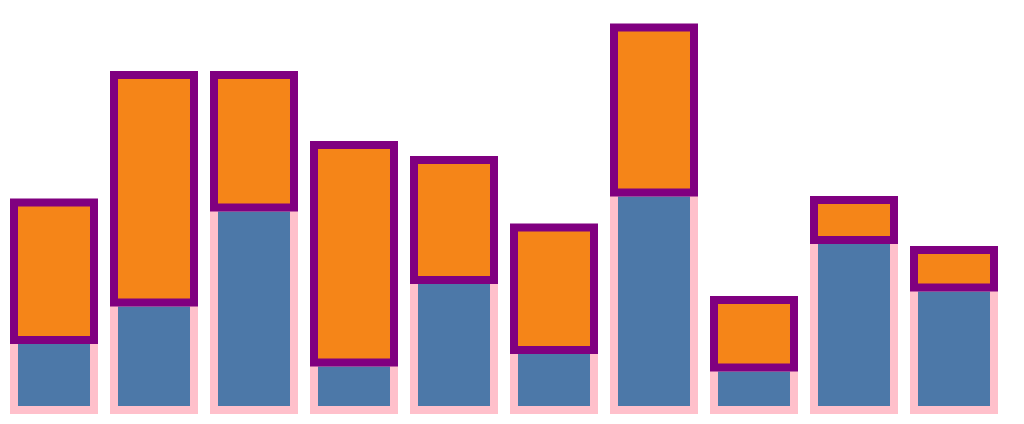

The Vega-Lite source for this figure:
### Vega specification from a JSON file in a GitHub repository (floating-point values rounded to 4 significant figures)
{"$schema": "https://vega.github.io/schema/vega/v5.json", "description": "A basic stacked bar chart example.", "width": 500, "height": 200, "padding": 5, "background": "white", "data": [{"name": "table", "values": [{"x": 0, "y": 28, "c": 0}, {"x": 0, "y": 55, "c": 1}, {"x": 1, "y": 43, "c": 0}, {"x": 1, "y": 91, "c": 1}, {"x": 2, "y": 81, "c": 0}, {"x": 2, "y": 53, "c": 1}, {"x": 3, "y": 19, "c": 0}, {"x": 3, "y": 87, "c": 1}, {"x": 4, "y": 52, "c": 0}, {"x": 4, "y": 48, "c": 1}, {"x": 5, "y": 24, "c": 0}, {"x": 5, "y": 49, "c": 1}, {"x": 6, "y": 87, "c": 0}, {"x": 6, "y": 66, "c": 1}, {"x": 7, "y": 17, "c": 0}, {"x": 7, "y": 27, "c": 1}, {"x": 8, "y": 68, "c": 0}, {"x": 8, "y": 16, "c": 1}, {"x": 9, "y": 49, "c": 0}, {"x": 9, "y": 15, "c": 1}], "transform": [{"type": "stack", "groupby": ["x"], "sort": {"field": "c"}, "field": "y"}]}], "scales": [{"name": "x", "type": "band", "range": "width", "domain": {"data": "table", "field": "x"}}, {"name": "y", "type": "linear", "range": "height", "nice": true, "zero": true, "domain": {"data": "table", "field": "y1"}}, {"name": "color", "type": "ordinal", "range": "category", "domain": {"data": "table", "field": "c"}}, {"name": "stroke-color", "type": "ordinal", "range": ["pink", "purple"], "domain": {"data": "table", "field": "c"}}], "marks": [{"type": "rect", "from": {"data": "table"}, "encode": {"enter": {"x": {"scale": "x", "field": "x"}, "width": {"scale": "x", "band": 1, "offset": -10}, "y": {"scale": "y", "field": "y0"}, "y2": {"scale": "y", "field": "y1"}, "fill": {"scale": "color", "field": "c"}, "stroke": {"scale": "stroke-color", "field": "c"}, "strokeWidth": {"value": 4}}, "update": {"fillOpacity": {"value": 1}}}}]}
